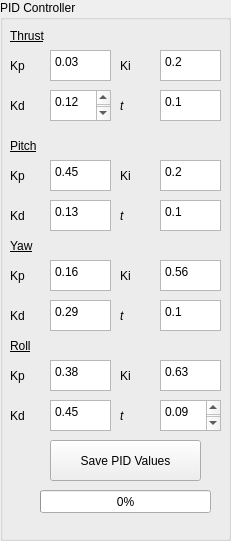
  <widget class="QGroupBox" name="groupBox_8">
   <property name="geometry">
    <rect>
     <x>1050</x>
     <y>10</y>
     <width>231</width>
     <height>541</height>
    </rect>
   </property>
   <property name="title">
    <string>PID Controller</string>
   </property>
   <property name="flat">
    <bool>false</bool>
   </property>
   <widget class="QPushButton" name="vicon_connect_3">
    <property name="geometry">
     <rect>
      <x>50</x>
      <y>440</y>
      <width>151</width>
      <height>41</height>
     </rect>
    </property>
    <property name="text">
     <string>Save PID Values</string>
    </property>
   </widget>
   <widget class="QProgressBar" name="progressBar_2">
    <property name="geometry">
     <rect>
      <x>40</x>
      <y>490</y>
      <width>171</width>
      <height>23</height>
     </rect>
    </property>
    <property name="value">
     <number>0</number>
    </property>
   </widget>
   <widget class="QTextEdit" name="Port_manually_11">
    <property name="geometry">
     <rect>
      <x>160</x>
      <y>160</y>
      <width>61</width>
      <height>31</height>
     </rect>
    </property>
    <property name="html">
     <string>&lt;!DOCTYPE HTML PUBLIC &quot;-//W3C//DTD HTML 4.0//EN&quot; &quot;http://www.w3.org/TR/REC-html40/strict.dtd&quot;&gt;
&lt;html&gt;&lt;head&gt;&lt;meta name=&quot;qrichtext&quot; content=&quot;1&quot; /&gt;&lt;style type=&quot;text/css&quot;&gt;
p, li { white-space: pre-wrap; }
&lt;/style&gt;&lt;/head&gt;&lt;body style=&quot; font-family:'Noto Sans'; font-size:9pt; font-weight:400; font-style:normal;&quot;&gt;
&lt;p style=&quot; margin-top:0px; margin-bottom:0px; margin-left:0px; margin-right:0px; -qt-block-indent:0; text-indent:0px;&quot;&gt;0.2&lt;/p&gt;&lt;/body&gt;&lt;/html&gt;</string>
    </property>
   </widget>
   <widget class="QLabel" name="label_37">
    <property name="geometry">
     <rect>
      <x>10</x>
      <y>90</y>
      <width>54</width>
      <height>31</height>
     </rect>
    </property>
    <property name="font">
     <font>
      <underline>false</underline>
     </font>
    </property>
    <property name="text">
     <string>Kd</string>
    </property>
   </widget>
   <widget class="QTextEdit" name="Port_manually_14">
    <property name="geometry">
     <rect>
      <x>50</x>
      <y>160</y>
      <width>61</width>
      <height>31</height>
     </rect>
    </property>
    <property name="html">
     <string>&lt;!DOCTYPE HTML PUBLIC &quot;-//W3C//DTD HTML 4.0//EN&quot; &quot;http://www.w3.org/TR/REC-html40/strict.dtd&quot;&gt;
&lt;html&gt;&lt;head&gt;&lt;meta name=&quot;qrichtext&quot; content=&quot;1&quot; /&gt;&lt;style type=&quot;text/css&quot;&gt;
p, li { white-space: pre-wrap; }
&lt;/style&gt;&lt;/head&gt;&lt;body style=&quot; font-family:'Noto Sans'; font-size:9pt; font-weight:400; font-style:normal;&quot;&gt;
&lt;p style=&quot; margin-top:0px; margin-bottom:0px; margin-left:0px; margin-right:0px; -qt-block-indent:0; text-indent:0px;&quot;&gt;0.45&lt;/p&gt;&lt;/body&gt;&lt;/html&gt;</string>
    </property>
   </widget>
   <widget class="QLabel" name="label_44">
    <property name="geometry">
     <rect>
      <x>120</x>
      <y>300</y>
      <width>54</width>
      <height>31</height>
     </rect>
    </property>
    <property name="font">
     <font>
      <italic>true</italic>
      <underline>false</underline>
     </font>
    </property>
    <property name="text">
     <string>t</string>
    </property>
   </widget>
   <widget class="QTextEdit" name="Port_manually_16">
    <property name="geometry">
     <rect>
      <x>160</x>
      <y>300</y>
      <width>61</width>
      <height>31</height>
     </rect>
    </property>
    <property name="html">
     <string>&lt;!DOCTYPE HTML PUBLIC &quot;-//W3C//DTD HTML 4.0//EN&quot; &quot;http://www.w3.org/TR/REC-html40/strict.dtd&quot;&gt;
&lt;html&gt;&lt;head&gt;&lt;meta name=&quot;qrichtext&quot; content=&quot;1&quot; /&gt;&lt;style type=&quot;text/css&quot;&gt;
p, li { white-space: pre-wrap; }
&lt;/style&gt;&lt;/head&gt;&lt;body style=&quot; font-family:'Noto Sans'; font-size:9pt; font-weight:400; font-style:normal;&quot;&gt;
&lt;p style=&quot; margin-top:0px; margin-bottom:0px; margin-left:0px; margin-right:0px; -qt-block-indent:0; text-indent:0px;&quot;&gt;0.1&lt;/p&gt;&lt;/body&gt;&lt;/html&gt;</string>
    </property>
   </widget>
   <widget class="QLabel" name="label_46">
    <property name="geometry">
     <rect>
      <x>120</x>
      <y>260</y>
      <width>54</width>
      <height>31</height>
     </rect>
    </property>
    <property name="font">
     <font>
      <underline>false</underline>
     </font>
    </property>
    <property name="text">
     <string>Ki</string>
    </property>
   </widget>
   <widget class="QTextEdit" name="Port_manually_21">
    <property name="geometry">
     <rect>
      <x>50</x>
      <y>400</y>
      <width>61</width>
      <height>31</height>
     </rect>
    </property>
    <property name="html">
     <string>&lt;!DOCTYPE HTML PUBLIC &quot;-//W3C//DTD HTML 4.0//EN&quot; &quot;http://www.w3.org/TR/REC-html40/strict.dtd&quot;&gt;
&lt;html&gt;&lt;head&gt;&lt;meta name=&quot;qrichtext&quot; content=&quot;1&quot; /&gt;&lt;style type=&quot;text/css&quot;&gt;
p, li { white-space: pre-wrap; }
&lt;/style&gt;&lt;/head&gt;&lt;body style=&quot; font-family:'Noto Sans'; font-size:9pt; font-weight:400; font-style:normal;&quot;&gt;
&lt;p style=&quot; margin-top:0px; margin-bottom:0px; margin-left:0px; margin-right:0px; -qt-block-indent:0; text-indent:0px;&quot;&gt;0.45&lt;/p&gt;&lt;/body&gt;&lt;/html&gt;</string>
    </property>
   </widget>
   <widget class="QLabel" name="label_53">
    <property name="geometry">
     <rect>
      <x>10</x>
      <y>360</y>
      <width>54</width>
      <height>31</height>
     </rect>
    </property>
    <property name="font">
     <font>
      <underline>false</underline>
     </font>
    </property>
    <property name="text">
     <string>Kp</string>
    </property>
   </widget>
   <widget class="QLabel" name="label_34">
    <property name="geometry">
     <rect>
      <x>120</x>
      <y>50</y>
      <width>54</width>
      <height>31</height>
     </rect>
    </property>
    <property name="font">
     <font>
      <underline>false</underline>
     </font>
    </property>
    <property name="text">
     <string>Ki</string>
    </property>
   </widget>
   <widget class="QLabel" name="label_52">
    <property name="geometry">
     <rect>
      <x>10</x>
      <y>330</y>
      <width>54</width>
      <height>31</height>
     </rect>
    </property>
    <property name="font">
     <font>
      <underline>true</underline>
     </font>
    </property>
    <property name="text">
     <string>Roll</string>
    </property>
   </widget>
   <widget class="QTextEdit" name="Port_manually_19">
    <property name="geometry">
     <rect>
      <x>160</x>
      <y>360</y>
      <width>61</width>
      <height>31</height>
     </rect>
    </property>
    <property name="html">
     <string>&lt;!DOCTYPE HTML PUBLIC &quot;-//W3C//DTD HTML 4.0//EN&quot; &quot;http://www.w3.org/TR/REC-html40/strict.dtd&quot;&gt;
&lt;html&gt;&lt;head&gt;&lt;meta name=&quot;qrichtext&quot; content=&quot;1&quot; /&gt;&lt;style type=&quot;text/css&quot;&gt;
p, li { white-space: pre-wrap; }
&lt;/style&gt;&lt;/head&gt;&lt;body style=&quot; font-family:'Noto Sans'; font-size:9pt; font-weight:400; font-style:normal;&quot;&gt;
&lt;p style=&quot; margin-top:0px; margin-bottom:0px; margin-left:0px; margin-right:0px; -qt-block-indent:0; text-indent:0px;&quot;&gt;0.63&lt;/p&gt;&lt;/body&gt;&lt;/html&gt;</string>
    </property>
   </widget>
   <widget class="QTextEdit" name="Port_manually_13">
    <property name="geometry">
     <rect>
      <x>50</x>
      <y>200</y>
      <width>61</width>
      <height>31</height>
     </rect>
    </property>
    <property name="html">
     <string>&lt;!DOCTYPE HTML PUBLIC &quot;-//W3C//DTD HTML 4.0//EN&quot; &quot;http://www.w3.org/TR/REC-html40/strict.dtd&quot;&gt;
&lt;html&gt;&lt;head&gt;&lt;meta name=&quot;qrichtext&quot; content=&quot;1&quot; /&gt;&lt;style type=&quot;text/css&quot;&gt;
p, li { white-space: pre-wrap; }
&lt;/style&gt;&lt;/head&gt;&lt;body style=&quot; font-family:'Noto Sans'; font-size:9pt; font-weight:400; font-style:normal;&quot;&gt;
&lt;p style=&quot; margin-top:0px; margin-bottom:0px; margin-left:0px; margin-right:0px; -qt-block-indent:0; text-indent:0px;&quot;&gt;0.13&lt;/p&gt;&lt;/body&gt;&lt;/html&gt;</string>
    </property>
   </widget>
   <widget class="QTextEdit" name="Port_manually_10">
    <property name="geometry">
     <rect>
      <x>160</x>
      <y>50</y>
      <width>61</width>
      <height>31</height>
     </rect>
    </property>
    <property name="html">
     <string>&lt;!DOCTYPE HTML PUBLIC &quot;-//W3C//DTD HTML 4.0//EN&quot; &quot;http://www.w3.org/TR/REC-html40/strict.dtd&quot;&gt;
&lt;html&gt;&lt;head&gt;&lt;meta name=&quot;qrichtext&quot; content=&quot;1&quot; /&gt;&lt;style type=&quot;text/css&quot;&gt;
p, li { white-space: pre-wrap; }
&lt;/style&gt;&lt;/head&gt;&lt;body style=&quot; font-family:'Noto Sans'; font-size:9pt; font-weight:400; font-style:normal;&quot;&gt;
&lt;p style=&quot; margin-top:0px; margin-bottom:0px; margin-left:0px; margin-right:0px; -qt-block-indent:0; text-indent:0px;&quot;&gt;0.2&lt;/p&gt;&lt;/body&gt;&lt;/html&gt;</string>
    </property>
   </widget>
   <widget class="QLabel" name="label_35">
    <property name="geometry">
     <rect>
      <x>10</x>
      <y>50</y>
      <width>54</width>
      <height>31</height>
     </rect>
    </property>
    <property name="font">
     <font>
      <underline>false</underline>
     </font>
    </property>
    <property name="text">
     <string>Kp</string>
    </property>
   </widget>
   <widget class="QTextEdit" name="Port_manually_12">
    <property name="geometry">
     <rect>
      <x>160</x>
      <y>200</y>
      <width>61</width>
      <height>31</height>
     </rect>
    </property>
    <property name="html">
     <string>&lt;!DOCTYPE HTML PUBLIC &quot;-//W3C//DTD HTML 4.0//EN&quot; &quot;http://www.w3.org/TR/REC-html40/strict.dtd&quot;&gt;
&lt;html&gt;&lt;head&gt;&lt;meta name=&quot;qrichtext&quot; content=&quot;1&quot; /&gt;&lt;style type=&quot;text/css&quot;&gt;
p, li { white-space: pre-wrap; }
&lt;/style&gt;&lt;/head&gt;&lt;body style=&quot; font-family:'Noto Sans'; font-size:9pt; font-weight:400; font-style:normal;&quot;&gt;
&lt;p style=&quot; margin-top:0px; margin-bottom:0px; margin-left:0px; margin-right:0px; -qt-block-indent:0; text-indent:0px;&quot;&gt;0.1&lt;/p&gt;&lt;/body&gt;&lt;/html&gt;</string>
    </property>
   </widget>
   <widget class="QTextEdit" name="Port_manually_15">
    <property name="geometry">
     <rect>
      <x>160</x>
      <y>260</y>
      <width>61</width>
      <height>31</height>
     </rect>
    </property>
    <property name="html">
     <string>&lt;!DOCTYPE HTML PUBLIC &quot;-//W3C//DTD HTML 4.0//EN&quot; &quot;http://www.w3.org/TR/REC-html40/strict.dtd&quot;&gt;
&lt;html&gt;&lt;head&gt;&lt;meta name=&quot;qrichtext&quot; content=&quot;1&quot; /&gt;&lt;style type=&quot;text/css&quot;&gt;
p, li { white-space: pre-wrap; }
&lt;/style&gt;&lt;/head&gt;&lt;body style=&quot; font-family:'Noto Sans'; font-size:9pt; font-weight:400; font-style:normal;&quot;&gt;
&lt;p style=&quot; margin-top:0px; margin-bottom:0px; margin-left:0px; margin-right:0px; -qt-block-indent:0; text-indent:0px;&quot;&gt;0.56&lt;/p&gt;&lt;/body&gt;&lt;/html&gt;</string>
    </property>
   </widget>
   <widget class="QTextEdit" name="Port_manually_18">
    <property name="geometry">
     <rect>
      <x>50</x>
      <y>260</y>
      <width>61</width>
      <height>31</height>
     </rect>
    </property>
    <property name="html">
     <string>&lt;!DOCTYPE HTML PUBLIC &quot;-//W3C//DTD HTML 4.0//EN&quot; &quot;http://www.w3.org/TR/REC-html40/strict.dtd&quot;&gt;
&lt;html&gt;&lt;head&gt;&lt;meta name=&quot;qrichtext&quot; content=&quot;1&quot; /&gt;&lt;style type=&quot;text/css&quot;&gt;
p, li { white-space: pre-wrap; }
&lt;/style&gt;&lt;/head&gt;&lt;body style=&quot; font-family:'Noto Sans'; font-size:9pt; font-weight:400; font-style:normal;&quot;&gt;
&lt;p style=&quot; margin-top:0px; margin-bottom:0px; margin-left:0px; margin-right:0px; -qt-block-indent:0; text-indent:0px;&quot;&gt;0.16&lt;/p&gt;&lt;/body&gt;&lt;/html&gt;</string>
    </property>
   </widget>
   <widget class="QLabel" name="label_50">
    <property name="geometry">
     <rect>
      <x>10</x>
      <y>400</y>
      <width>54</width>
      <height>31</height>
     </rect>
    </property>
    <property name="font">
     <font>
      <underline>false</underline>
     </font>
    </property>
    <property name="text">
     <string>Kd</string>
    </property>
   </widget>
   <widget class="QLabel" name="label_38">
    <property name="geometry">
     <rect>
      <x>10</x>
      <y>20</y>
      <width>54</width>
      <height>31</height>
     </rect>
    </property>
    <property name="font">
     <font>
      <underline>true</underline>
     </font>
    </property>
    <property name="text">
     <string>Thrust</string>
    </property>
   </widget>
   <widget class="QLabel" name="label_40">
    <property name="geometry">
     <rect>
      <x>10</x>
      <y>200</y>
      <width>54</width>
      <height>31</height>
     </rect>
    </property>
    <property name="font">
     <font>
      <underline>false</underline>
     </font>
    </property>
    <property name="text">
     <string>Kd</string>
    </property>
   </widget>
   <widget class="QTextEdit" name="Port_manually_7">
    <property name="geometry">
     <rect>
      <x>50</x>
      <y>90</y>
      <width>61</width>
      <height>31</height>
     </rect>
    </property>
    <property name="html">
     <string>&lt;!DOCTYPE HTML PUBLIC &quot;-//W3C//DTD HTML 4.0//EN&quot; &quot;http://www.w3.org/TR/REC-html40/strict.dtd&quot;&gt;
&lt;html&gt;&lt;head&gt;&lt;meta name=&quot;qrichtext&quot; content=&quot;1&quot; /&gt;&lt;style type=&quot;text/css&quot;&gt;
p, li { white-space: pre-wrap; }
&lt;/style&gt;&lt;/head&gt;&lt;body style=&quot; font-family:'Noto Sans'; font-size:9pt; font-weight:400; font-style:normal;&quot;&gt;
&lt;p style=&quot; margin-top:0px; margin-bottom:0px; margin-left:0px; margin-right:0px; -qt-block-indent:0; text-indent:0px;&quot;&gt;0.12&lt;/p&gt;
&lt;p style=&quot;-qt-paragraph-type:empty; margin-top:0px; margin-bottom:0px; margin-left:0px; margin-right:0px; -qt-block-indent:0; text-indent:0px;&quot;&gt;&lt;br /&gt;&lt;/p&gt;&lt;/body&gt;&lt;/html&gt;</string>
    </property>
   </widget>
   <widget class="QLabel" name="label_49">
    <property name="geometry">
     <rect>
      <x>120</x>
      <y>400</y>
      <width>54</width>
      <height>31</height>
     </rect>
    </property>
    <property name="font">
     <font>
      <italic>true</italic>
      <underline>false</underline>
     </font>
    </property>
    <property name="text">
     <string>t</string>
    </property>
   </widget>
   <widget class="QLabel" name="label_48">
    <property name="geometry">
     <rect>
      <x>10</x>
      <y>260</y>
      <width>54</width>
      <height>31</height>
     </rect>
    </property>
    <property name="font">
     <font>
      <underline>false</underline>
     </font>
    </property>
    <property name="text">
     <string>Kp</string>
    </property>
   </widget>
   <widget class="QTextEdit" name="Port_manually_20">
    <property name="geometry">
     <rect>
      <x>160</x>
      <y>400</y>
      <width>61</width>
      <height>31</height>
     </rect>
    </property>
    <property name="html">
     <string>&lt;!DOCTYPE HTML PUBLIC &quot;-//W3C//DTD HTML 4.0//EN&quot; &quot;http://www.w3.org/TR/REC-html40/strict.dtd&quot;&gt;
&lt;html&gt;&lt;head&gt;&lt;meta name=&quot;qrichtext&quot; content=&quot;1&quot; /&gt;&lt;style type=&quot;text/css&quot;&gt;
p, li { white-space: pre-wrap; }
&lt;/style&gt;&lt;/head&gt;&lt;body style=&quot; font-family:'Noto Sans'; font-size:9pt; font-weight:400; font-style:normal;&quot;&gt;
&lt;p style=&quot; margin-top:0px; margin-bottom:0px; margin-left:0px; margin-right:0px; -qt-block-indent:0; text-indent:0px;&quot;&gt;0.09&lt;/p&gt;
&lt;p style=&quot;-qt-paragraph-type:empty; margin-top:0px; margin-bottom:0px; margin-left:0px; margin-right:0px; -qt-block-indent:0; text-indent:0px;&quot;&gt;&lt;br /&gt;&lt;/p&gt;&lt;/body&gt;&lt;/html&gt;</string>
    </property>
   </widget>
   <widget class="QTextEdit" name="Port_manually_17">
    <property name="geometry">
     <rect>
      <x>50</x>
      <y>300</y>
      <width>61</width>
      <height>31</height>
     </rect>
    </property>
    <property name="html">
     <string>&lt;!DOCTYPE HTML PUBLIC &quot;-//W3C//DTD HTML 4.0//EN&quot; &quot;http://www.w3.org/TR/REC-html40/strict.dtd&quot;&gt;
&lt;html&gt;&lt;head&gt;&lt;meta name=&quot;qrichtext&quot; content=&quot;1&quot; /&gt;&lt;style type=&quot;text/css&quot;&gt;
p, li { white-space: pre-wrap; }
&lt;/style&gt;&lt;/head&gt;&lt;body style=&quot; font-family:'Noto Sans'; font-size:9pt; font-weight:400; font-style:normal;&quot;&gt;
&lt;p style=&quot; margin-top:0px; margin-bottom:0px; margin-left:0px; margin-right:0px; -qt-block-indent:0; text-indent:0px;&quot;&gt;0.29&lt;/p&gt;&lt;/body&gt;&lt;/html&gt;</string>
    </property>
   </widget>
   <widget class="QLabel" name="label_51">
    <property name="geometry">
     <rect>
      <x>120</x>
      <y>360</y>
      <width>54</width>
      <height>31</height>
     </rect>
    </property>
    <property name="font">
     <font>
      <underline>false</underline>
     </font>
    </property>
    <property name="text">
     <string>Ki</string>
    </property>
   </widget>
   <widget class="QLabel" name="label_41">
    <property name="geometry">
     <rect>
      <x>120</x>
      <y>160</y>
      <width>54</width>
      <height>31</height>
     </rect>
    </property>
    <property name="font">
     <font>
      <underline>false</underline>
     </font>
    </property>
    <property name="text">
     <string>Ki</string>
    </property>
   </widget>
   <widget class="QLabel" name="label_47">
    <property name="geometry">
     <rect>
      <x>10</x>
      <y>230</y>
      <width>54</width>
      <height>31</height>
     </rect>
    </property>
    <property name="font">
     <font>
      <underline>true</underline>
     </font>
    </property>
    <property name="text">
     <string>Yaw</string>
    </property>
   </widget>
   <widget class="QTextEdit" name="Port_manually_9">
    <property name="geometry">
     <rect>
      <x>160</x>
      <y>90</y>
      <width>61</width>
      <height>31</height>
     </rect>
    </property>
    <property name="html">
     <string>&lt;!DOCTYPE HTML PUBLIC &quot;-//W3C//DTD HTML 4.0//EN&quot; &quot;http://www.w3.org/TR/REC-html40/strict.dtd&quot;&gt;
&lt;html&gt;&lt;head&gt;&lt;meta name=&quot;qrichtext&quot; content=&quot;1&quot; /&gt;&lt;style type=&quot;text/css&quot;&gt;
p, li { white-space: pre-wrap; }
&lt;/style&gt;&lt;/head&gt;&lt;body style=&quot; font-family:'Noto Sans'; font-size:9pt; font-weight:400; font-style:normal;&quot;&gt;
&lt;p style=&quot; margin-top:0px; margin-bottom:0px; margin-left:0px; margin-right:0px; -qt-block-indent:0; text-indent:0px;&quot;&gt;0.1&lt;/p&gt;&lt;/body&gt;&lt;/html&gt;</string>
    </property>
   </widget>
   <widget class="QLabel" name="label_39">
    <property name="geometry">
     <rect>
      <x>120</x>
      <y>200</y>
      <width>54</width>
      <height>31</height>
     </rect>
    </property>
    <property name="font">
     <font>
      <italic>true</italic>
      <underline>false</underline>
     </font>
    </property>
    <property name="text">
     <string>t</string>
    </property>
   </widget>
   <widget class="QLabel" name="label_36">
    <property name="geometry">
     <rect>
      <x>120</x>
      <y>90</y>
      <width>54</width>
      <height>31</height>
     </rect>
    </property>
    <property name="font">
     <font>
      <italic>true</italic>
      <underline>false</underline>
     </font>
    </property>
    <property name="text">
     <string>t</string>
    </property>
   </widget>
   <widget class="QTextEdit" name="Port_manually_22">
    <property name="geometry">
     <rect>
      <x>50</x>
      <y>360</y>
      <width>61</width>
      <height>31</height>
     </rect>
    </property>
    <property name="html">
     <string>&lt;!DOCTYPE HTML PUBLIC &quot;-//W3C//DTD HTML 4.0//EN&quot; &quot;http://www.w3.org/TR/REC-html40/strict.dtd&quot;&gt;
&lt;html&gt;&lt;head&gt;&lt;meta name=&quot;qrichtext&quot; content=&quot;1&quot; /&gt;&lt;style type=&quot;text/css&quot;&gt;
p, li { white-space: pre-wrap; }
&lt;/style&gt;&lt;/head&gt;&lt;body style=&quot; font-family:'Noto Sans'; font-size:9pt; font-weight:400; font-style:normal;&quot;&gt;
&lt;p style=&quot; margin-top:0px; margin-bottom:0px; margin-left:0px; margin-right:0px; -qt-block-indent:0; text-indent:0px;&quot;&gt;0.38&lt;/p&gt;&lt;/body&gt;&lt;/html&gt;</string>
    </property>
   </widget>
   <widget class="QLabel" name="label_43">
    <property name="geometry">
     <rect>
      <x>10</x>
      <y>160</y>
      <width>54</width>
      <height>31</height>
     </rect>
    </property>
    <property name="font">
     <font>
      <underline>false</underline>
     </font>
    </property>
    <property name="text">
     <string>Kp</string>
    </property>
   </widget>
   <widget class="QLabel" name="label_42">
    <property name="geometry">
     <rect>
      <x>10</x>
      <y>130</y>
      <width>54</width>
      <height>31</height>
     </rect>
    </property>
    <property name="font">
     <font>
      <underline>true</underline>
     </font>
    </property>
    <property name="text">
     <string>Pitch</string>
    </property>
   </widget>
   <widget class="QLabel" name="label_45">
    <property name="geometry">
     <rect>
      <x>10</x>
      <y>300</y>
      <width>54</width>
      <height>31</height>
     </rect>
    </property>
    <property name="font">
     <font>
      <underline>false</underline>
     </font>
    </property>
    <property name="text">
     <string>Kd</string>
    </property>
   </widget>
   <widget class="QTextEdit" name="Port_manually_8">
    <property name="geometry">
     <rect>
      <x>50</x>
      <y>50</y>
      <width>61</width>
      <height>31</height>
     </rect>
    </property>
    <property name="html">
     <string>&lt;!DOCTYPE HTML PUBLIC &quot;-//W3C//DTD HTML 4.0//EN&quot; &quot;http://www.w3.org/TR/REC-html40/strict.dtd&quot;&gt;
&lt;html&gt;&lt;head&gt;&lt;meta name=&quot;qrichtext&quot; content=&quot;1&quot; /&gt;&lt;style type=&quot;text/css&quot;&gt;
p, li { white-space: pre-wrap; }
&lt;/style&gt;&lt;/head&gt;&lt;body style=&quot; font-family:'Noto Sans'; font-size:9pt; font-weight:400; font-style:normal;&quot;&gt;
&lt;p style=&quot; margin-top:0px; margin-bottom:0px; margin-left:0px; margin-right:0px; -qt-block-indent:0; text-indent:0px;&quot;&gt;0.03&lt;/p&gt;&lt;/body&gt;&lt;/html&gt;</string>
    </property>
   </widget>
   <zorder>vicon_connect_3</zorder>
   <zorder>progressBar_2</zorder>
   <zorder>label_38</zorder>
   <zorder>label_36</zorder>
   <zorder>label_37</zorder>
   <zorder>Port_manually_10</zorder>
   <zorder>label_34</zorder>
   <zorder>Port_manually_9</zorder>
   <zorder>Port_manually_7</zorder>
   <zorder>label_35</zorder>
   <zorder>Port_manually_8</zorder>
   <zorder>Port_manually_11</zorder>
   <zorder>label_37</zorder>
   <zorder>Port_manually_14</zorder>
   <zorder>label_44</zorder>
   <zorder>Port_manually_16</zorder>
   <zorder>label_46</zorder>
   <zorder>Port_manually_21</zorder>
   <zorder>label_53</zorder>
   <zorder>label_34</zorder>
   <zorder>label_52</zorder>
   <zorder>Port_manually_19</zorder>
   <zorder>Port_manually_13</zorder>
   <zorder>Port_manually_10</zorder>
   <zorder>label_35</zorder>
   <zorder>Port_manually_12</zorder>
   <zorder>Port_manually_15</zorder>
   <zorder>Port_manually_18</zorder>
   <zorder>label_50</zorder>
   <zorder>label_38</zorder>
   <zorder>label_40</zorder>
   <zorder>Port_manually_7</zorder>
   <zorder>label_49</zorder>
   <zorder>label_48</zorder>
   <zorder>Port_manually_20</zorder>
   <zorder>Port_manually_17</zorder>
   <zorder>label_51</zorder>
   <zorder>label_41</zorder>
   <zorder>label_47</zorder>
   <zorder>Port_manually_9</zorder>
   <zorder>label_39</zorder>
   <zorder>label_36</zorder>
   <zorder>Port_manually_22</zorder>
   <zorder>label_43</zorder>
   <zorder>label_42</zorder>
   <zorder>label_45</zorder>
   <zorder>Port_manually_8</zorder>
  </widget>
